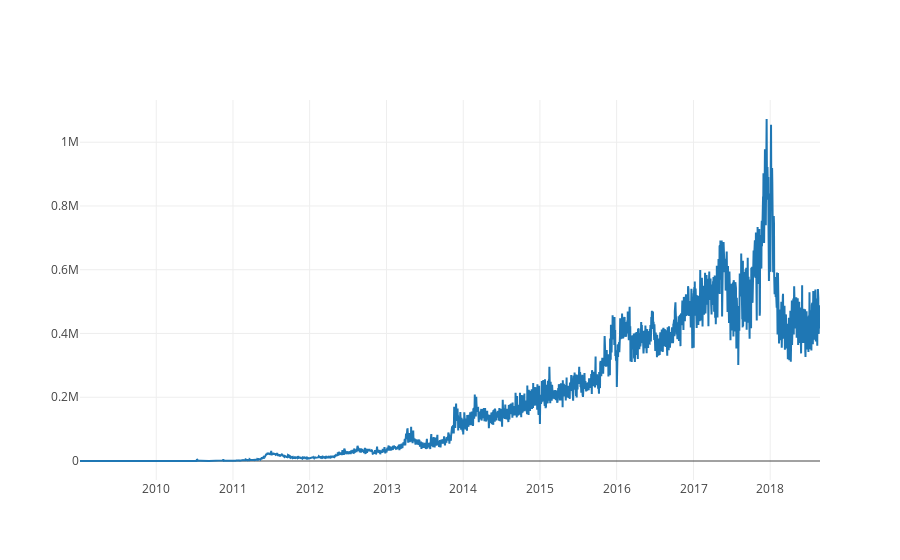

The notebook cell this image was saved under:
### Code cell
# Gráfico de las direcciones únicas de bitcoin utilizadas por dia
number_address_btc_graphic = go.Scatter(x=address_btc.index, y=address_btc.Value)
py.iplot([number_address_btc_graphic])

### Figure 1 — Plotly figure (JSON) as saved in the notebook; plotly's stock layout.template omitted (floating-point values rounded to 4 significant figures; data arrays with more than 128 entries replaced by an {"elided": "..."} marker saying what was removed)
{"data": [{"type": "scatter", "x": {"elided": "3523 str values"}, "y": {"elided": "3523 int values"}}], "layout": {}}
